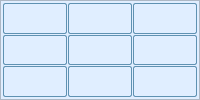
       <widget class="QFrame" name="frameB3">
        <property name="sizePolicy">
         <sizepolicy hsizetype="Expanding" vsizetype="Expanding">
          <horstretch>0</horstretch>
          <verstretch>0</verstretch>
         </sizepolicy>
        </property>
        <property name="styleSheet">
         <string notr="true">QFrame {background-color: rgb(224, 238, 255);}</string>
        </property>
        <property name="frameShape">
         <enum>QFrame::StyledPanel</enum>
        </property>
        <property name="frameShadow">
         <enum>QFrame::Raised</enum>
        </property>
        <layout class="QGridLayout" name="gridLayout_7">
         <property name="leftMargin">
          <number>2</number>
         </property>
         <property name="topMargin">
          <number>2</number>
         </property>
         <property name="rightMargin">
          <number>2</number>
         </property>
         <property name="bottomMargin">
          <number>2</number>
         </property>
         <property name="spacing">
          <number>1</number>
         </property>
         <item row="0" column="0">
          <widget class="GridLabel" name="grid36">
           <property name="styleSheet">
            <string notr="true">QLabel {border-radius:2px; border:1px solid #5F92B2;}</string>
           </property>
           <property name="text">
            <string/>
           </property>
           <property name="textFormat">
            <enum>Qt::RichText</enum>
           </property>
           <property name="alignment">
            <set>Qt::AlignCenter</set>
           </property>
          </widget>
         </item>
         <item row="0" column="1">
          <widget class="GridLabel" name="grid37">
           <property name="styleSheet">
            <string notr="true">QLabel {border-radius:2px; border:1px solid #5F92B2;}</string>
           </property>
           <property name="text">
            <string/>
           </property>
           <property name="alignment">
            <set>Qt::AlignCenter</set>
           </property>
          </widget>
         </item>
         <item row="0" column="2">
          <widget class="GridLabel" name="grid38">
           <property name="styleSheet">
            <string notr="true">QLabel {border-radius:2px; border:1px solid #5F92B2;}</string>
           </property>
           <property name="text">
            <string/>
           </property>
           <property name="alignment">
            <set>Qt::AlignCenter</set>
           </property>
          </widget>
         </item>
         <item row="1" column="0">
          <widget class="GridLabel" name="grid46">
           <property name="styleSheet">
            <string notr="true">QLabel {border-radius:2px; border:1px solid #5F92B2;}</string>
           </property>
           <property name="text">
            <string/>
           </property>
           <property name="alignment">
            <set>Qt::AlignCenter</set>
           </property>
          </widget>
         </item>
         <item row="1" column="1">
          <widget class="GridLabel" name="grid47">
           <property name="styleSheet">
            <string notr="true">QLabel {border-radius:2px; border:1px solid #5F92B2;}</string>
           </property>
           <property name="alignment">
            <set>Qt::AlignCenter</set>
           </property>
          </widget>
         </item>
         <item row="1" column="2">
          <widget class="GridLabel" name="grid48">
           <property name="styleSheet">
            <string notr="true">QLabel {border-radius:2px; border:1px solid #5F92B2;}</string>
           </property>
           <property name="text">
            <string/>
           </property>
           <property name="alignment">
            <set>Qt::AlignCenter</set>
           </property>
          </widget>
         </item>
         <item row="2" column="0">
          <widget class="GridLabel" name="grid56">
           <property name="styleSheet">
            <string notr="true">QLabel {border-radius:2px; border:1px solid #5F92B2;}</string>
           </property>
           <property name="alignment">
            <set>Qt::AlignCenter</set>
           </property>
          </widget>
         </item>
         <item row="2" column="1">
          <widget class="GridLabel" name="grid57">
           <property name="styleSheet">
            <string notr="true">QLabel {border-radius:2px; border:1px solid #5F92B2;}</string>
           </property>
           <property name="alignment">
            <set>Qt::AlignCenter</set>
           </property>
          </widget>
         </item>
         <item row="2" column="2">
          <widget class="GridLabel" name="grid58">
           <property name="styleSheet">
            <string notr="true">QLabel {border-radius:2px; border:1px solid #5F92B2;}</string>
           </property>
           <property name="text">
            <string/>
           </property>
           <property name="alignment">
            <set>Qt::AlignCenter</set>
           </property>
          </widget>
         </item>
        </layout>
       </widget>
